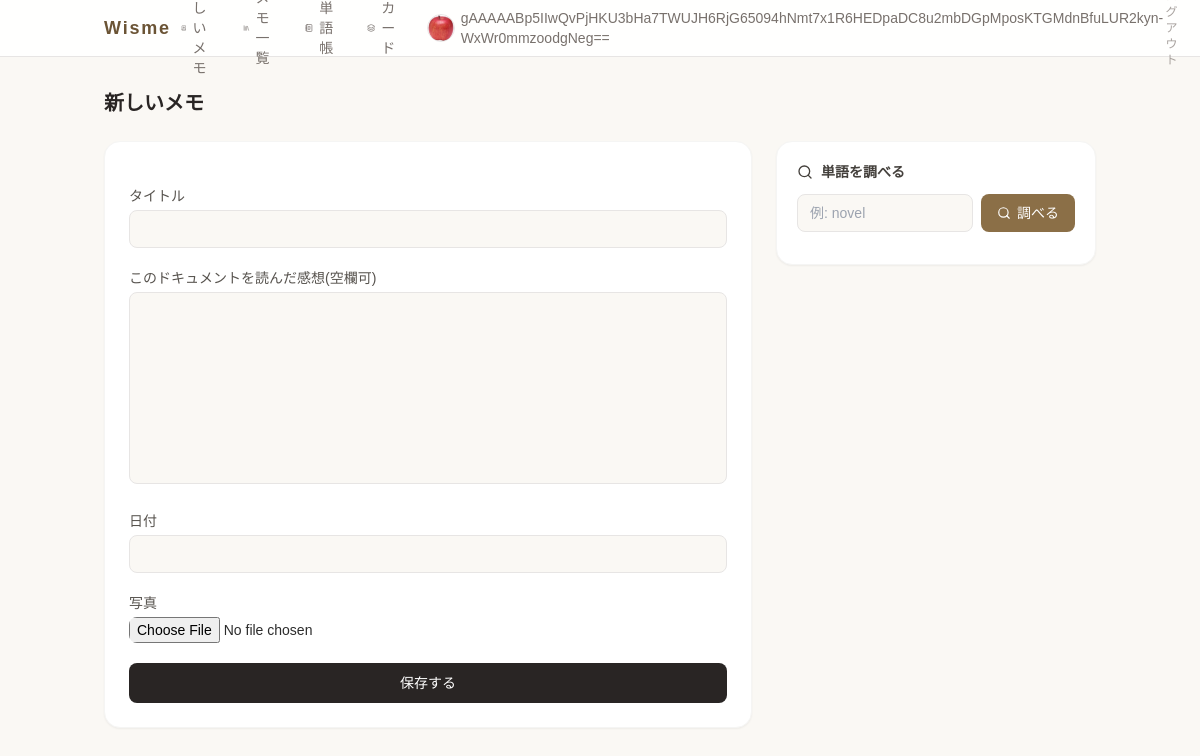
The page /wisme/page/create/ (signed in) on the database its author committed.
### wisme/models.py (models this page shows, shortened)
class CustomUser(AbstractUser):
    display_name = EncryptedCharField(max_length=100, blank=True, verbose_name="表示名")
    profile_image = models.ImageField(
        upload_to='media/profile/', blank=True, null=True, verbose_name="プロフィール画像"
    )

class Page(models.Model):
    id = models.UUIDField(primary_key=True,
                          default = uuid.uuid4,editable=False,verbose_name="Id")
    owner = models.ForeignKey(
        settings.AUTH_USER_MODEL,
        on_delete=models.CASCADE,
        null=True,
        blank=True,
        verbose_name="オーナー",
    )
    title = models.CharField(max_length=100,verbose_name="タイトル")
    thoughts = models.TextField(max_length=1000,blank=True,verbose_name="このドキュメントを読んだ感想(空欄可)")
    page_date = models.DateField(verbose_name="日付")
    picture = models.ImageField(upload_to="wisme/picture/",blank = True,null = True,verbose_name="写真")
    created_at = models.DateTimeField(auto_now_add = True,verbose_name="作成日時")#このデータが初めて作成されたその時の日時を保存
    update_at = models.DateTimeField(auto_now = True,verbose_name="更新日時")#更新されたら日時を保存

### wisme/views.py (the view, shortened to what this page needs)
class PageCreateView(LoginRequiredMixin, View):
    def get(self,request):
        form = PageForm()
        return render(request,"wisme/page_form.html",{"form":form})

### wisme/forms.py
class PageForm(ModelForm):
    input_word = forms.CharField(
        label = "調べたい単語",
        widget = forms.TextInput(attrs={"id":"id_input_word"}),
        required = False)
    class Meta:
        model = Page
        fields = ["title","thoughts","page_date","picture"]

### templates/wisme/page_form.html (shortened to what this page needs)
{% extends "base/wisme_base.html" %}
{% block body %}
<h1 class="text-xl font-semibold text-stone-800 mb-6">新しいメモ</h1>
<div class="grid grid-cols-1 md:grid-cols-[1fr_20rem] gap-6 items-start">
    <form method="POST" enctype="multipart/form-data" id="page-form"
          class="bg-white rounded-2xl shadow-sm border border-stone-100 p-6 space-y-5">
        {% for field in form %}
        {% if field.name != 'input_word' %}
        <div class="space-y-1">
            <label class="block text-sm font-medium text-stone-600">{{ field.label }}</label>
            <div class="[&_input]:w-full [&_input]:border [&_input]:border-stone-200 [&_input]:rounded-lg [&_input]:px-3 [&_input]:py-2 [&_input]:text-sm [&_input]:bg-[#FAF8F4] [&_input]:outline-none [&_input]:transition-colors [&_input]:focus:border-accent-500 [&_input]:focus:ring-2 [&_input]:focus:ring-accent-100
                        [&_textarea]:w-full [&_textarea]:border [&_textarea]:border-stone-200 [&_textarea]:rounded-lg [&_textarea]:px-3 [&_textarea]:py-2 [&_textarea]:text-sm [&_textarea]:bg-[#FAF8F4] [&_textarea]:outline-none [&_textarea]:transition-colors [&_textarea]:focus:border-accent-500 [&_textarea]:focus:ring-2 [&_textarea]:focus:ring-accent-100 [&_textarea]:resize-none [&_textarea]:h-48
                        [&_input[type=file]]:border-0 [&_input[type=file]]:p-0 [&_input[type=file]]:bg-transparent [&_input[type=file]]:ring-0 [&_input[type=file]]:focus:ring-0">
                {{ field }}
            </div>
        </div>
        {% endif %}
        {% endfor %}
        <button type="submit"
                class="w-full bg-stone-800 text-white py-2.5 rounded-lg hover:bg-stone-700 transition-colors font-medium text-sm"
                onclick="showToast('保存しました ✓')">
            保存する
        </button>
    </form>
    <div class="hidden md:block">
        <div class="bg-white rounded-2xl shadow-sm border border-stone-100 p-5 sticky top-20">
            <h2 class="text-sm font-semibold text-stone-700 mb-3 flex items-center gap-2">
                <i data-lucide="search" class="w-4 h-4"></i>
                単語を調べる
            </h2>
            {% with panel_id="desktop" %}
            {% include "wisme/_word_search_panel.html" %}
            {% endwith %}
        </div>
    </div>
</div>
{% endblock %}

### templates/base/wisme_base.html (shortened to what this page needs)
<!DOCTYPE html>
<html lang="ja">
<head>
    <script src="https://cdn.tailwindcss.com"></script>
    <link rel="stylesheet" href="/static/wisme/css/style.css">
</head>
<body class="bg-[#FAF8F4] text-[#2C2C2C] min-h-screen flex flex-col">
    <header class="border-b border-stone-200 bg-white/90 backdrop-blur-sm sticky top-0 z-40">
        <div class="max-w-5xl mx-auto px-4 h-14 flex items-center justify-between">
            <a href="{% url 'wisme:index' %}" class="text-lg font-semibold tracking-widest text-accent-700 hover:text-accent-500 transition-colors">Wisme</a>
            <nav class="flex items-center gap-1 sm:gap-1.5 text-sm text-stone-500">
                {% if user.is_authenticated %}
                    <a href="{% url 'wisme:page_create' %}"
                       class="flex items-center gap-1.5 rounded-lg px-2.5 py-1.5 hover:bg-amber-100 hover:text-amber-800 transition-colors">
                        <i data-lucide="book-plus" class="w-4 h-4"></i>
                        <span class="hidden sm:inline">新しいメモ</span>
                    </a>
                    <a href="{% url 'wisme:page_list' %}"
                       class="flex items-center gap-1.5 rounded-lg px-2.5 py-1.5 hover:bg-accent-100 hover:text-accent-700 transition-colors">
                        <i data-lucide="library" class="w-4 h-4"></i>
                        <span class="hidden sm:inline">メモ一覧</span>
                    </a>
                    <a href="{% url 'wisme:word_list' %}"
                       class="flex items-center gap-1.5 rounded-lg px-2.5 py-1.5 hover:bg-emerald-100 hover:text-emerald-800 transition-colors">
                        <i data-lucide="notebook-text" class="w-4 h-4"></i>
                        <span class="hidden sm:inline">単語帳</span>
                    </a>
                    <a href="{% url 'wisme:flashcard' %}"
                       class="flex items-center gap-1.5 rounded-lg px-2.5 py-1.5 hover:bg-sky-100 hover:text-sky-800 transition-colors">
                        <i data-lucide="layers" class="w-4 h-4"></i>
                        <span class="hidden sm:inline">カード</span>
                    </a>
                    {% with sa=user.socialaccount_set.first %}
                    <a href="{% url 'wisme:profile' %}"
                       class="flex items-center gap-1.5 rounded-lg px-2 py-1 hover:bg-rose-100 hover:text-rose-800 transition-colors">
                        {% if user.profile_image %}
                            <img src="{{ user.profile_image.url }}" alt=""
                                 class="w-7 h-7 rounded-full object-cover border border-stone-200">
                        {% elif sa.get_avatar_url %}
                            <img src="{{ sa.get_avatar_url }}" alt=""
                                 class="w-7 h-7 rounded-full object-cover border border-stone-200">
                        {% else %}
                            <span class="w-7 h-7 rounded-full bg-stone-100 flex items-center justify-center border border-stone-200">
                                <i data-lucide="user" class="w-4 h-4 text-stone-400"></i>
                            </span>
                        {% endif %}
                        <span class="hidden sm:inline">{{ user.display_name|default:user.username }}</span>
                    </a>
                    {% endwith %}
                    <a href="{% url 'account_logout' %}"
                       class="ml-1 rounded-lg px-2.5 py-1.5 text-xs text-stone-400 hover:bg-stone-100 hover:text-stone-700 transition-colors">ログアウト</a>
                {% else %}
                    <a href="{% url 'account_login' %}"
                       class="rounded-lg px-2.5 py-1.5 hover:bg-stone-100 hover:text-stone-900 transition-colors">ログイン</a>
                    <a href="{% url 'account_signup' %}"
                       class="bg-accent-500 text-white px-3 py-1.5 rounded-md text-xs hover:bg-accent-600 transition-colors">新規登録</a>
                {% endif %}
            </nav>
        </div>
    </header>
    <main class="flex-1 max-w-5xl mx-auto w-full px-4 py-8">
        {% block body %}{% endblock %}
    </main>
</body>
</html>

### rows shown on the page
CustomUser: profile_image (picture), display_name "gAAAAABp5IIwQvPjHKU3bHa7TWUJH6RjG65094hNmt7x1R6HEDpaDC8u2mbDGpMposKTGMdnBfuLUR2kyn-WxWr0mmzoodgNeg=="

### other values the page prints
{{ field.label }} "タイトル" "このドキュメントを読んだ感想(空欄可)" "日付" "写真"
